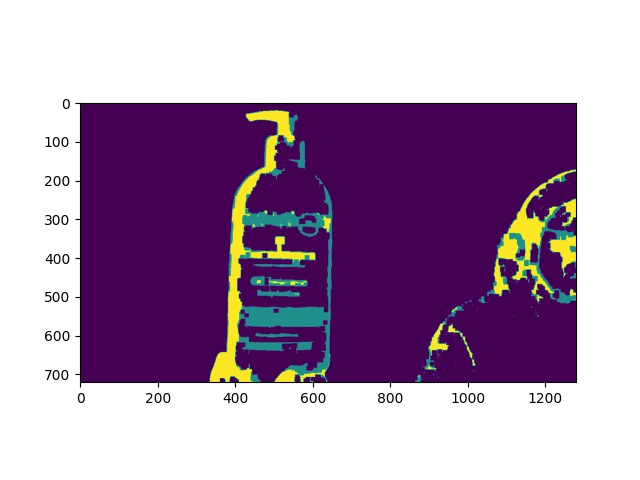
#> input picture src/background_substraction/training/closing_barnängen.jpg, 640 x 480 px
$ python handler_test.py   (older library calls are emulated)
#> lines starting #> are read from the running program, lines starting #| are printed output that depends on the picture
from skimage.measure import compare_ssim
import numpy as np
import cv2

template = cv2.imread('training/closing_barnängen.jpg', 0).astype(np.float32)
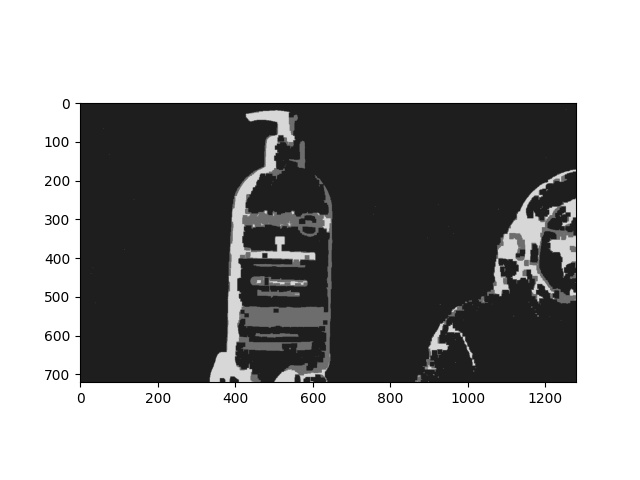
#> template: shape (480, 640) float32; min 0, max 255, mean 158.4
match = template
score, diff = compare_ssim(template, match, full=True)
#> diff: shape (480, 640) float32; every value is 1
#> score = 1
print(score)
#| 1.0

$ run again, with src/background_substraction/training/closing_botanicals.jpg copied over src/background_substraction/training/closing_barnängen.jpg
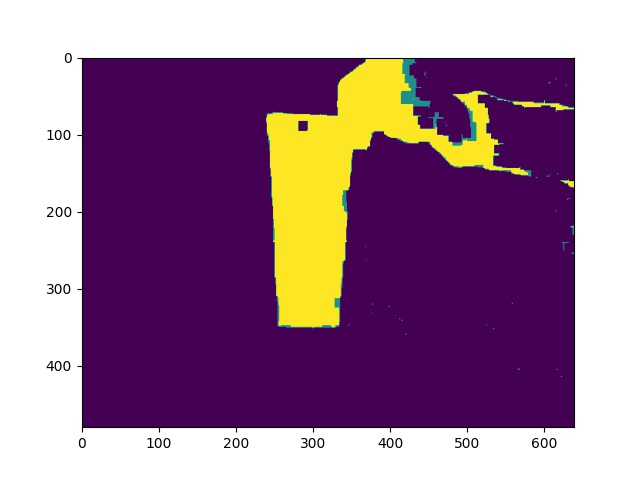
#> input picture src/background_substraction/training/closing_botanicals.jpg, 640 x 480 px
#> `template = cv2.imread('training/closing_barnängen.jpg', 0).astype(np.f..`:
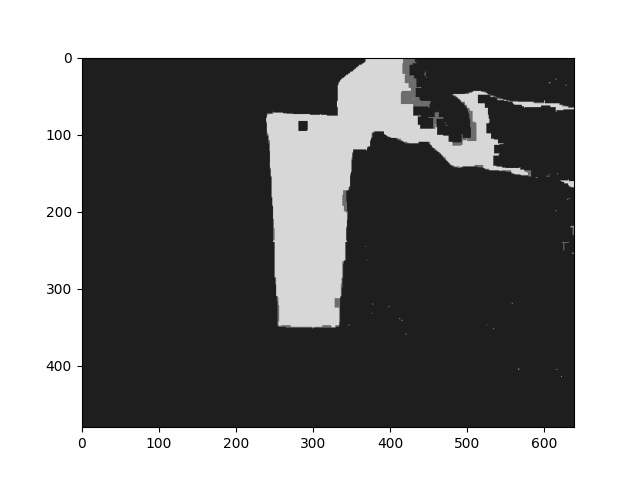
#> template: shape (480, 640) float32; min 0, max 255, mean 134.8
#> diff: shape (480, 640) float32; every value is 1
#> score = 1
#| 1.0

$ run again, with src/background_substraction/training/closing_guhl.jpg copied over src/background_substraction/training/closing_barnängen.jpg
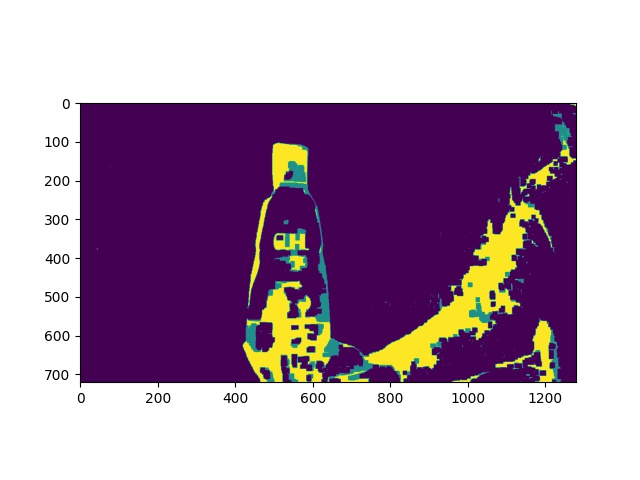
#> input picture src/background_substraction/training/closing_guhl.jpg, 640 x 480 px
#> `template = cv2.imread('training/closing_barnängen.jpg', 0).astype(np.f..`:
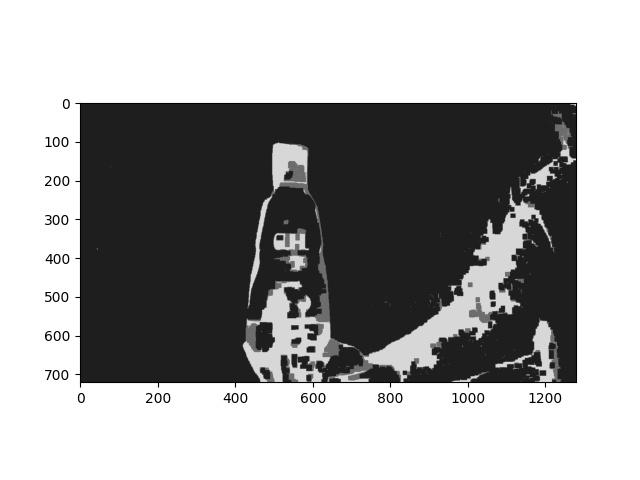
#> template: shape (480, 640) float32; min 0, max 255, mean 161.6
#> diff: shape (480, 640) float32; every value is 1
#> score = 1
#| 1.0
